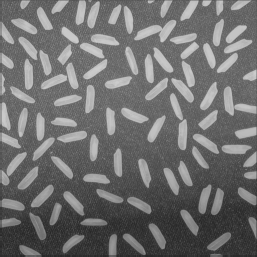
#> input picture photo_task/task4/Fig01.tif, 257 x 257 px
$ python task4.py
#> lines starting #> are read from the running program, lines starting #| are printed output that depends on the picture; after the words box and inside, x2 and y2 are one past the last pixel; in counts of white or black regions, pixels touching at a corner belong together
import cv2
import numpy as np
import matplotlib.pyplot as plt

# 读取图像并转换为灰度图像
image = cv2.imread('Fig01.tif')
#> image is the input picture: shape (257, 257, 3); min 40, max 205, mean 111
gray_image = cv2.cvtColor(image, cv2.COLOR_BGR2GRAY)

# 形态学操作：开运算
kernel_open = cv2.getStructuringElement(cv2.MORPH_ELLIPSE, (50, 50))
opened_image = cv2.morphologyEx(gray_image, cv2.MORPH_OPEN, kernel_open)
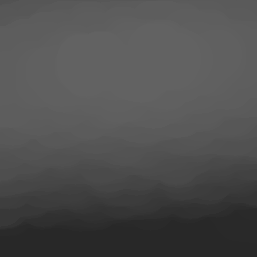
#> opened_image: shape (257, 257); min 40, max 98, mean 78.5

# 计算背景图像
background_image = cv2.dilate(opened_image, kernel_open, iterations=1)

# 原图减去背景图
processed_image = cv2.absdiff(gray_image, background_image)
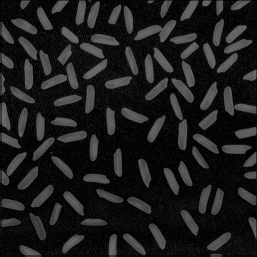
#> processed_image: shape (257, 257); min 0, max 109, mean 28.7

# 大津阈值法
_, processed_thresholded_image = cv2.threshold(processed_image, 0, 255,  cv2.THRESH_OTSU)
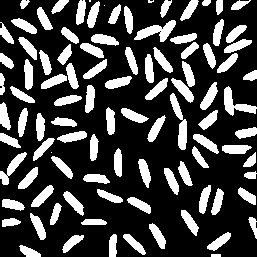
#> processed_thresholded_image: shape (257, 257); 26.7% white; 99 white regions (4 under 20 px), largest, box (x1, y1, x2, y2) and area: (134, 20, 176, 42) 410, (170, 93, 187, 150) 400, (224, 86, 257, 116) 372

# 腐蚀操作
kernel_erode = cv2.getStructuringElement(cv2.MORPH_CROSS, (2, 2))
processed_eroded_image = cv2.erode(processed_thresholded_image, kernel_erode, iterations=2)
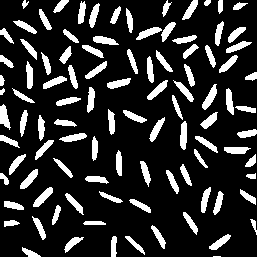
#> processed_eroded_image: shape (257, 257); 17.6% white; 100 white regions (1 under 20 px)

# 轮廓查找
contours, _ = cv2.findContours(processed_eroded_image, cv2.RETR_EXTERNAL, cv2.CHAIN_APPROX_SIMPLE)
#> contours = 100 contours, 2 with area under 20; largest, box (x1, y1, x2, y2) and area: (33, 187, 53, 207) 146, (202, 84, 217, 110) 146, (0, 104, 11, 130) 137, (20, 169, 38, 189) 136, (180, 121, 187, 150) 136

# 统计米粒个数和计算平均大小
rice_count = 0
total_area = 0

for i, contour in enumerate(contours):
    area = cv2.contourArea(contour)
    if 20 < area < 5000:
        rice_count += 1
        total_area += area
#> this loop made 100 passes
#> (area, total_area) on passes 2 to 13: (69, 69), (104, 173), (81.5, 254.5), (84, 338.5), (124, 462.5), (105, 567.5), (58.5, 626), (56.5, 682.5), (28.5, 711), (103, 814), (102, 916), (72, 988)
#> area on pass 100: 22.5
#> after the loop, rice_count = 98; total_area = 9319

print("米粒个数：", rice_count)
#| 米粒个数： 98

# 在图像上绘制轮廓和中心红点
for i, contour in enumerate(contours):
    area = cv2.contourArea(contour)
    if 20 < area < 5000:
        # 获取轮廓中心位置
        M = cv2.moments(contour)
        cX = int(M["m10"] / M["m00"])
        cY = int(M["m01"] / M["m00"])

        # 在原图上绘制轮廓
        cv2.drawContours(image, [contour], -1, (0, 255, 0), 2)

        # 在轮廓中心位置添加红点
        cv2.circle(image, (cX, cY), 5, (0, 0, 255), -1)
#> this loop made 100 passes
#> (area, cX, cY) on passes 2 to 13: (69, 29, 252), (104, 72, 242), (81.5, 134, 244), (84, 113, 246), (124, 219, 242), (105, 158, 236), (58.5, 93, 222), (56.5, 10, 222), (28.5, 253, 223), (103, 39, 227), (102, 190, 222), (72, 55, 214)
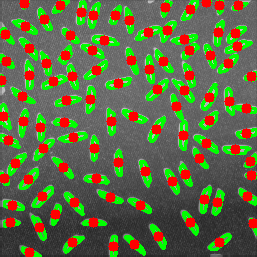
#> image: shape (257, 257, 3); mean B, G, R 66.7, 106.4, 97

plt.figure(figsize=(16, 8))

# 显示原图
plt.subplot(2, 2, 1)
plt.imshow(cv2.cvtColor(gray_image, cv2.COLOR_BGR2RGB))
plt.title('Original Image')

# 显示processed_image
plt.subplot(2, 2, 2)
plt.imshow(processed_image, cmap='gray')
plt.title('processed Image')

# 显示processed_eroded_image
plt.subplot(2, 2, 3)
plt.imshow(processed_eroded_image, cmap='gray')
plt.title('processed_eroded Image')

# 显示contour_image
plt.subplot(2, 2, 4)
plt.imshow(cv2.cvtColor(image, cv2.COLOR_BGR2RGB))
plt.title(f'Image with Contours (Rice Count: {rice_count})')

plt.show()
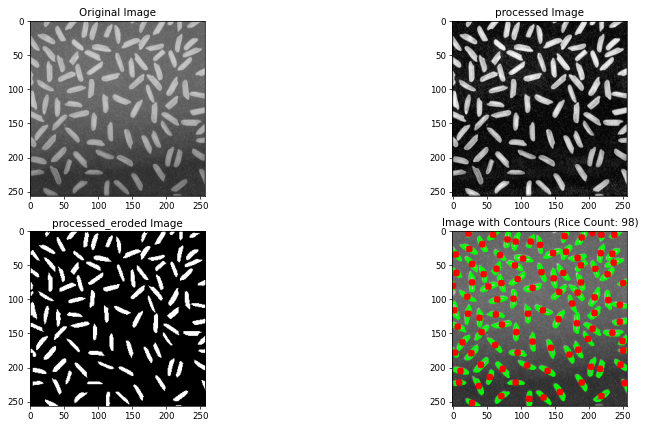
#> figure drawn by matplotlib, 4 panels
